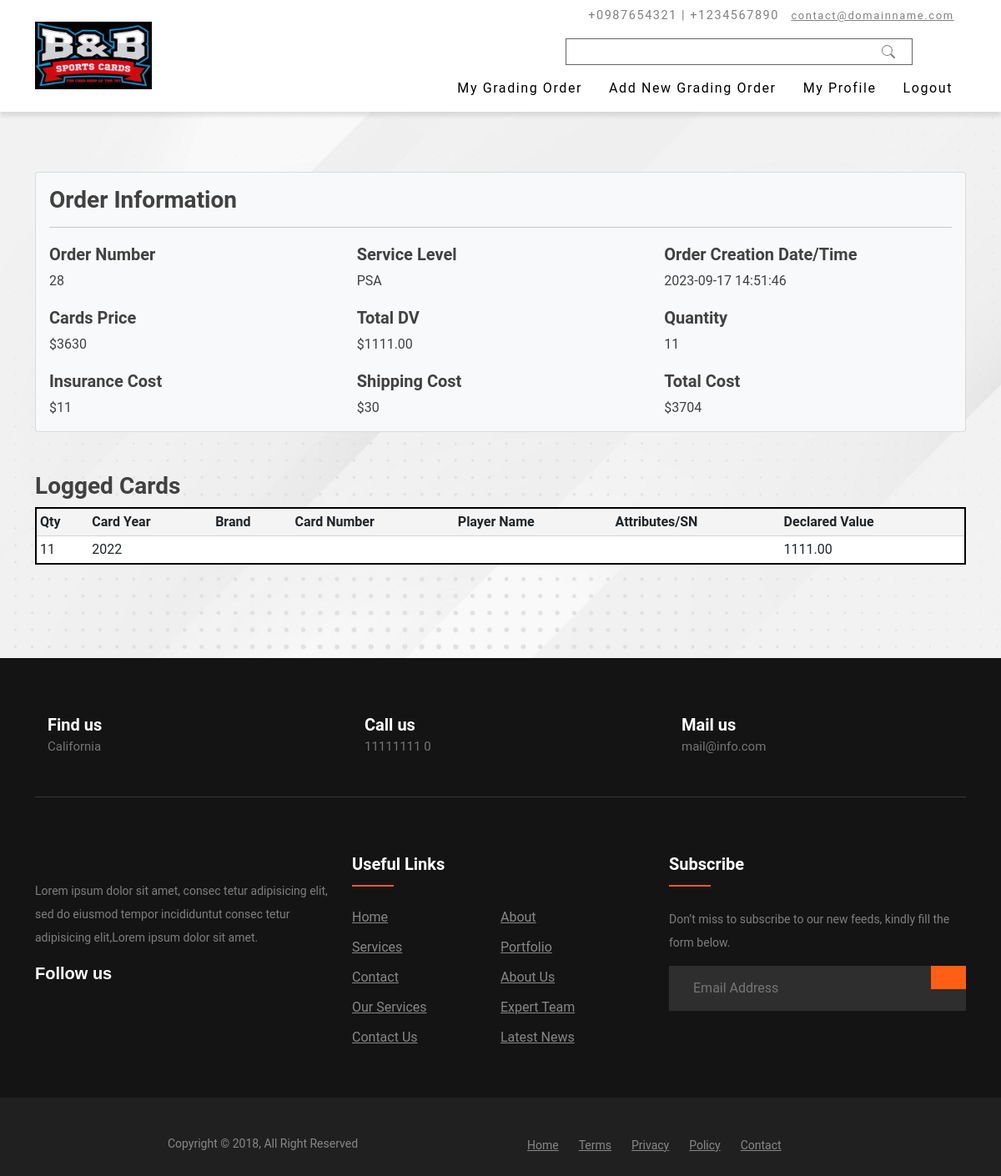
Page /order_details.php?id=28 (signed in) on the committed database.
### tables this page shows
CREATE TABLE `submissions` (
  `id` int(11) NOT NULL,
  `first_name` varchar(255) DEFAULT NULL,
  `last_name` varchar(255) DEFAULT NULL,
  `email` varchar(255) DEFAULT NULL,
  `phone_number` varchar(20) DEFAULT NULL,
  `address` varchar(255) DEFAULT NULL,
  `street_address` varchar(255) DEFAULT NULL,
  `address_line2` varchar(255) DEFAULT NULL,
  `state` varchar(50) DEFAULT NULL,
  `coupon_code` varchar(50) DEFAULT NULL,
  `referral_code` varchar(50) DEFAULT NULL,
  `total_price` decimal(10,2) DEFAULT NULL,
  `total_grading_price` decimal(10,2) DEFAULT NULL,
  `total_evaluation_price` decimal(10,2) DEFAULT NULL,
  `card_value` varchar(100) DEFAULT NULL,
  `service_provider` varchar(50) DEFAULT NULL,
  `card_quantity` int(11) DEFAULT NULL,
  `user_id` int(11) NOT NULL,
  `created_at` timestamp NOT NULL DEFAULT current_timestamp(),
  `insurance` int(11) NOT NULL,
  `status` varchar(100) NOT NULL DEFAULT 'Awaiting Card List',
  `submission` varchar(100) NOT NULL,
  `notify` varchar(30) NOT NULL DEFAULT 'new',
  `payment_status` varchar(100) NOT NULL DEFAULT 'unpaid'
);

CREATE TABLE `order_details` (
  `id` int(11) NOT NULL,
  `order_id` int(11) NOT NULL,
  `qty` int(11) NOT NULL,
  `cardYear` varchar(4) NOT NULL,
  `brand` varchar(255) DEFAULT NULL,
  `cardNumber` varchar(255) DEFAULT NULL,
  `playerName` varchar(255) DEFAULT NULL,
  `attributesSN` varchar(255) DEFAULT NULL,
  `declaredValue` decimal(10,2) NOT NULL,
  `created_at` timestamp NOT NULL DEFAULT current_timestamp()
);

### order_details.php (the view, shortened to what this page needs)
<?php
$conn = connectDB();
function loadOrderDetails($conn, $orderId) {
    $sql = "SELECT * FROM order_details WHERE order_id = ?";
    $stmt = $conn->prepare($sql);
    $stmt->bind_param("i", $orderId);
    $stmt->execute();
    $result = $stmt->get_result();
    return $result->fetch_all(MYSQLI_ASSOC);
}
?>
<!DOCTYPE html>
<html>
<head>
        <link href="https://cdn.jsdelivr.net/npm/bootstrap@5.0.2/dist/css/bootstrap.min.css" rel="stylesheet">
    <link rel="stylesheet" href="style.css">
</head>
<body>
<?php include 'navbar.php'; ?>
<div class='container'>
<?php include 'details.php'; ?>
    <br>
    <br>
    <h3><b>Logged Cards</b></h3>
    <table class="table table-sm table-borderless">
        <thead>
          <tr>
            <th scope="col">Qty</th>
            <th scope="col">Card Year</th>
            <th scope="col">Brand</th>
            <th scope="col">Card Number</th>
            <th scope="col">Player Name</th>
            <th scope="col">Attributes/SN</th>
            <th scope="col">Declared Value</th>
          </tr>
        </thead>
        <tbody>
    <?php
    if (isset($_GET["id"])) {
        $orderId = intval($_GET["id"]);
        $orderDetails = loadOrderDetails($conn, $orderId);
            if (count($orderDetails) > 0) {
            foreach ($orderDetails as $row) {
                echo '<tr>';
                echo '<td>' . $row["qty"] . '</td>';
                echo '<td>' . $row["cardYear"] . '</td>';
                echo '<td>' . $row["brand"] . '</td>';
                echo '<td>' . $row["cardNumber"] . '</td>';
                echo '<td>' . $row["playerName"] . '</td>';
                echo '<td>' . $row["attributesSN"] . '</td>';
                echo '<td>' . $row["declaredValue"] . '</td>';
                echo '</tr>';
            }
        } else {
            echo '<tr>';
            echo '<td colspan="7" class="text-center align-middle">No cards logged.</td>';
            echo '</tr>';        }
    }
    ?>
    </table>
    </div>
</body>
<?php include 'footer.php'; ?>
</html>

### details.php (shortened to what this page needs)
<?php
require_once 'config.php';
if (isset($_GET['id'])) {
    $id = $_GET['id'];
} else {
    echo "ID parameter is missing in the URL.";
    exit;
}
$sql1 = "SELECT * FROM submissions WHERE id = $id";
$result1 = $conn->query($sql1);
$row1=null;
if ($result1->num_rows > 0) {
    $row1 = $result1->fetch_assoc();
} else {
    echo "No records found with ID: $id";
}
$sql2 = "SELECT SUM(declaredValue) AS total_dv FROM order_details where order_id = $id";
$result2 = $conn->query($sql2);
$total_dv=null;
if ($result2) {
    $row2 = $result2->fetch_assoc();
    $total_dv = $row2['total_dv'];
} else {
    $total_dv=0;
}
$sql3 = "SELECT SUM(qty) AS total_q FROM order_details where order_id = $id";
$result3 = $conn->query($sql3);
$total_q=null;
if ($result3) {
    $row3 = $result3->fetch_assoc();
    $total_q = $row3['total_q'];
} else {
    echo 'No records found.';
    $total_q=0;
}
$price=($row1["total_grading_price"]/$row1["card_quantity"])*$total_q
?>
    <div class="card bg-light">
        <div class="card-body">
        <h3><b>Order Information</b></h3>
        <hr>
            <div class="row">
                <div class="col-md-4">
                    <h5 class="card-title"><b>Order Number</b></h5>
                    <p class="card-text"><?php echo $row1["id"]?></p>
                </div>
                <div class="col-md-4">
                    <h5 class="card-title"><b>Service Level</b></h5>
                    <p class="card-text"><?php echo $row1["service_provider"]?></p>
                </div>
                <div class="col-md-4">
                    <h5 class="card-title"><b>Order Creation Date/Time</b></h5>
                    <p class="card-text"><?php echo $row1["created_at"]?></p>
                </div>
            </div>
            <div class="row">
                <div class="col-md-4">
                    <h5 class="card-title"><b>Cards Price</b></h5>
                    <p class="card-text">$<?php echo $price ?></p>
                </div>
                <div class="col-md-4">
                    <h5 class="card-title"><b>Total DV</b></h5>
                    <p class="card-text">$<?php echo $total_dv?></p>
                </div>
                <div class="col-md-4">
                    <h5 class="card-title"><b>Quantity</b></h5>
                    <p class="card-text"><?php echo $total_q?></p>
                </div>
                </div>
                <div class="row">
                <div class="col-md-4">
                    <h5 class="card-title"><b>Insurance Cost</b></h5>
                    <p class="card-text">$<?php echo $row1["insurance"]?></p>
                </div>
                <div class="col-md-4">
                    <h5 class="card-title"><b>Shipping Cost</b></h5>
                    <p class="card-text">$30</p>
                </div>
                <div class="col-md-4">
                    <h5 class="card-title"><b>Total Cost</b></h5>
                    <p class="card-text">$<?php echo $price+$row1["insurance"]+30+$row1["total_evaluation_price"];?></p>
                </div>
            </div>
        </div>
    </div>

### style.css (style rules this page uses)
body { font-family: 'Roboto', sans-serif; color: #414141; background-image: url('assets/4907157.jpg'); background-size: cover; background-repeat: no-repeat; background-attachment: fixed; }
hr { border: none; height: 1px; color: #333; background-color: #333; }
th { height: 5px !important; box-sizing: 0px !important; }
table { background-color: white !important; border: 2px solid #000000 !important; }
thead { background-color: rgb(244, 244, 244); border-radius: 2px !important; border: 1px solid lightgrey !important; }
.row { margin-top: 20px !important; }

### rows in the picture
submissions: id "28", service_provider "PSA", created_at "2023-09-17 14:51:46", insurance "11"
order_details: qty "11", cardYear "2022", declaredValue "1111.00"

### other values in the picture
$price "3630"
$total_dv "1111.00"
$total_q "11"
$price+$row1["insurance"]+30+$row1["total_evaluation_price"] "3704"
